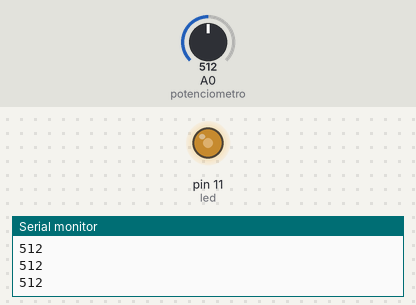
The sketch below on a simulated Arduino Uno, built with avr-gcc and run on an emulated ATmega328P. Parts: output pins drawn as LEDs (lit = HIGH), the last lines printed to the serial monitor. Inputs (shaded band) come from the test bench; at power-on: A0 (potenciometro) = 512.

Above: at 1.2 s.
1.3 s: A0 (potenciometro) set to 716
At 2.0 s:
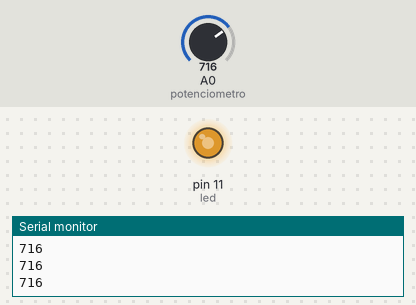
2.8 s: A0 (potenciometro) set to 900
At 3.2 s:
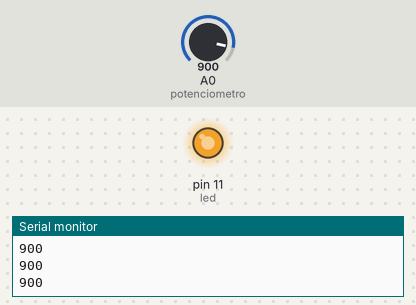
4.3 s: A0 (potenciometro) set to 122
At 5.5 s:
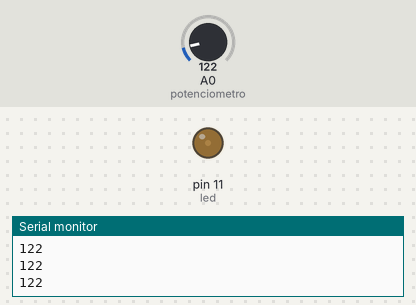
Timing chart, 0 to 7.3 s (numbered marks = the images above; inputs shaded):
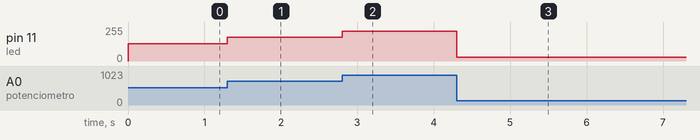

Measured:
- after the input at 1.3 s, pin 11 (led): 128/255 → 179/255 at once
- after the input at 2.8 s, pin 11 (led): 179/255 → 225/255 at once
- after the input at 4.3 s, pin 11 (led): 225/255 → 30/255 at once

The sketch:

brincando_com_potenciometro.ino
```cpp
int potenciometro = 0; // Define o pino do Arduino que o potenciômetro está conectado
int valor = 0;   //Variável que irá receber o valor do potenciômetro
int led = 11 ; // Define o pino do Arduino que o led está conectado

void setup() {
  Serial.begin(9600);

  pinMode(led, OUTPUT); // Seta a porta do led como saída
}

void loop() {
  valor = analogRead(potenciometro); //Recebe o valor do potenciômetro
  if(valor > 0){
    analogWrite(led, (valor/4)); //Acende o led com intensidade proporcional ao valor obtido
    Serial.println(valor); //Mostra no Serial Monitor o valor obtido do potenciômetro
  }
}
```
